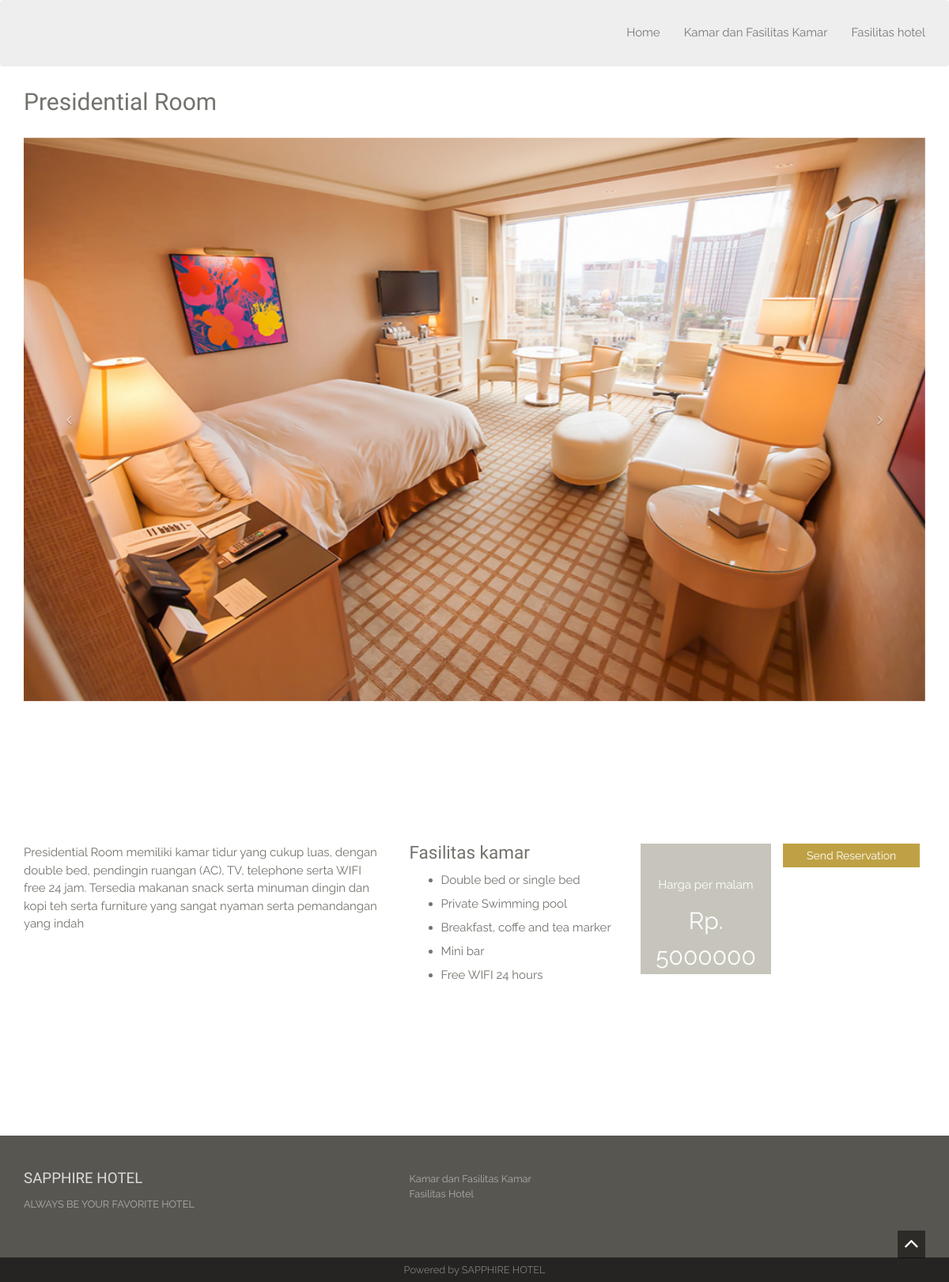
Screenshot of /presidential-room.php with the database file from the repository.
### tables this page shows
CREATE TABLE `kamar` (
  `id_kamar` int(11) NOT NULL,
  `penjelasan` text NOT NULL,
  `jenis_kamar` varchar(50) NOT NULL,
  `stok_kamar` int(20) NOT NULL,
  `tarif` int(100) NOT NULL,
  `gambar` text NOT NULL
);

CREATE TABLE `fasilitas_kamar` (
  `id` int(11) NOT NULL,
  `judul` varchar(50) NOT NULL,
  `tipe` varchar(50) NOT NULL,
  `f1` varchar(100) NOT NULL,
  `f2` varchar(100) NOT NULL,
  `f3` varchar(100) NOT NULL,
  `f4` varchar(100) NOT NULL,
  `f5` varchar(100) NOT NULL
);

### presidential-room.php (the view, shortened to what this page needs)
<?php include 'header.php'; ?>
<div class="container">
    <?php
    require 'db.php';
    $sql = mysqli_query($connection, "select * from kamar WHERE id_kamar='3'");
    while ($data = mysqli_fetch_array($sql)) {
    ?>
        <h1 class="title"><?php echo $data['jenis_kamar']; ?> </h1>
    <?php
    }
    ?>
    <div id="RoomDetails" class="carousel slide" data-ride="carousel">
        <div class="carousel-inner">
            <?php
            require 'db.php';
            $sql = mysqli_query($connection, "select * from kamar WHERE id_kamar='3'");
            while ($data = mysqli_fetch_array($sql)) {
            ?>
                <div class="item active"><img src="images/photos/<?php echo $data['gambar']; ?>" class="img-responsive" alt="slide"></div>
        </div>
    <?php } ?>
    <a class="left carousel-control" href="#RoomDetails" role="button" data-slide="prev"><i class="fa fa-angle-left"></i></a>
    <a class="right carousel-control" href="#RoomDetails" role="button" data-slide="next"><i class="fa fa-angle-right"></i></a>
    </div>
    <div id="information" class="spacer reserve-info ">
        <div class="room-features spacer">
            <div class="row">
                <div class="col-sm-6 col-md-5">
                    <?php
                    require 'db.php';
                    $sql = mysqli_query($connection, "select * from kamar WHERE id_kamar='3'");
                    while ($data = mysqli_fetch_array($sql)) {
                    ?>
                        <p><?php echo $data['penjelasan']; ?></p>
                </div>
                <div class="col-sm-6 col-md-3 amenitites">
                    <?php
                        require 'db.php';
                        $query = "SELECT * FROM fasilitas_kamar WHERE id='3'";
                        $query_run = mysqli_query($connection,  $query);
                        foreach ($query_run as $row)
                    ?>
                    <h3><?php echo $row['judul']; ?> </h3>
                    <ul>
                        <li><?php echo $row['f1']; ?></li>
                        <li><?php echo $row['f2']; ?></li>
                        <li><?php echo $row['f3']; ?></li>
                        <li><?php echo $row['f4']; ?></li>
                        <li><?php echo $row['f5']; ?></li>
                    </ul>
                </div>
            <?php
                    }
            ?>
            <div class="col-sm-3 col-md-2">
                <?php
                require 'db.php';
                $sql = mysqli_query($connection, "select * from kamar WHERE id_kamar='3'");
                while ($data = mysqli_fetch_array($sql)) {
                ?>
                    <div class="size-price">Harga per malam<span> Rp. <?php echo $data['tarif']; ?></span></div>
            </div>
        <?php
                }
        ?>
        <div>
            <form action="reservasi.php" method="post">
                <button type="submit" name="reservasi.php" class="btn btn-default">Send Reservation</button>
            </form>
        </div>
            </div>
        </div>
    </div>
</div>
<?php include 'footer.php'; ?>

### assets/style.css (style rules this page uses)
body { background-color: #fff;font-family: 'Raleway', sans-serif;font-size: 15px;line-height: 15px; color: #73726C; }
.btn,a,a:hover { text-decoration: none;-webkit-transition: all 0.3s ease-in-out;-moz-transition: all 0.3s ease-in-out;-ms-transition: all 0.3s ease-in-out;-o-transition: all 0.3s ease-in-out;transition: all 0.3s ease-in-out;outline:0 ; }
h1,h2,h3,h4,h5,h6 { font-family:'Old Standard TT', serif;line-height: 1em;margin: 0; }
h1 { font-size: 5em; }
h1.title,h2 { font-size: 2em;line-height: 3em; }
h3 { font-size: 1.5em; margin-bottom: 0.70em; }
p { margin-bottom: 1em;line-height: 1.5em; }
.btn { border:none !important;border-radius: 0;padding: 5px 30px; }
.btn-default { background:#bfa145;box-shadow: none !important;color: #fff; }
.spacer { padding:6em 0; }
.reserve-info { background-color: #fff; }
.carousel-control { width: 10%;background: none !important; }
.carousel-control i.fa { position: absolute;left: 0;right: 0;top: 50%;margin-top: -10px; }
.carousel img { width: 100%; }
.room-features .amenitites li { margin-bottom: 1em; }
.room-features .size-price { background-color: #C7C5BB;padding: 2em 0;text-align: center;color: #fff;height: 10.97em;line-height: 3em; }
.room-features .size-price span { display: block;font-size: 2em; }

### rows the page displays
kamar: jenis_kamar "Presidential Room", gambar (picture), penjelasan "Presidential Room memiliki kamar tidur yang cukup luas, dengan double bed, pendingin ruangan (AC), TV, telephone serta WIFI free 24 jam. Tersedia makanan snack serta minuman dingin dan kopi teh serta furniture yang sangat nyaman serta pemandangan yang indah", fasilitas_kamar.judul "Fasilitas kamar", fasilitas_kamar.f1 "Double bed or single bed", fasilitas_kamar.f2 "Private Swimming pool", fasilitas_kamar.f3 "Breakfast, coffe and tea marker", fasilitas_kamar.f4 "Mini bar", fasilitas_kamar.f5 "Free WIFI 24 hours", tarif "5000000"
